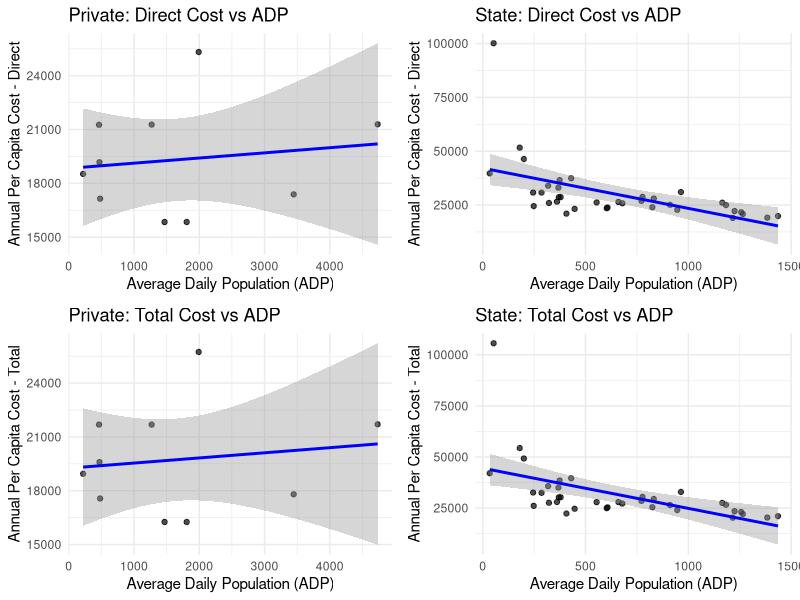
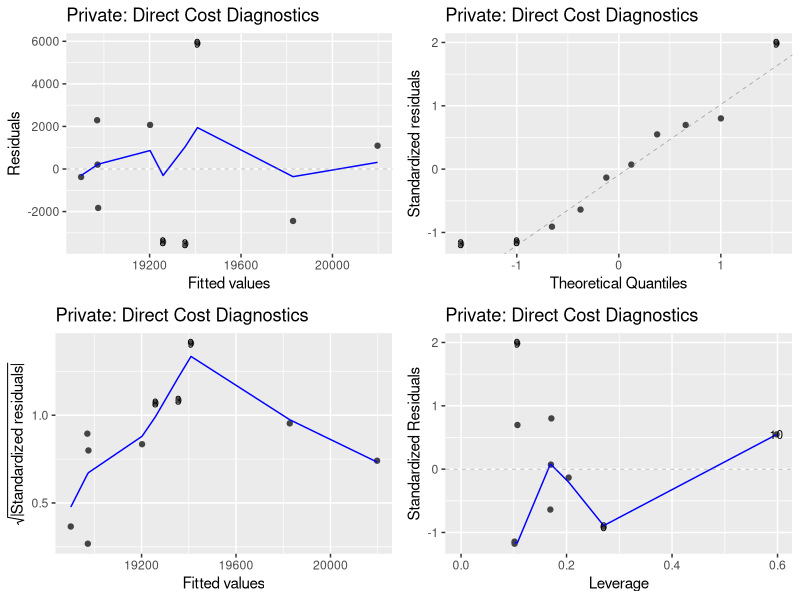
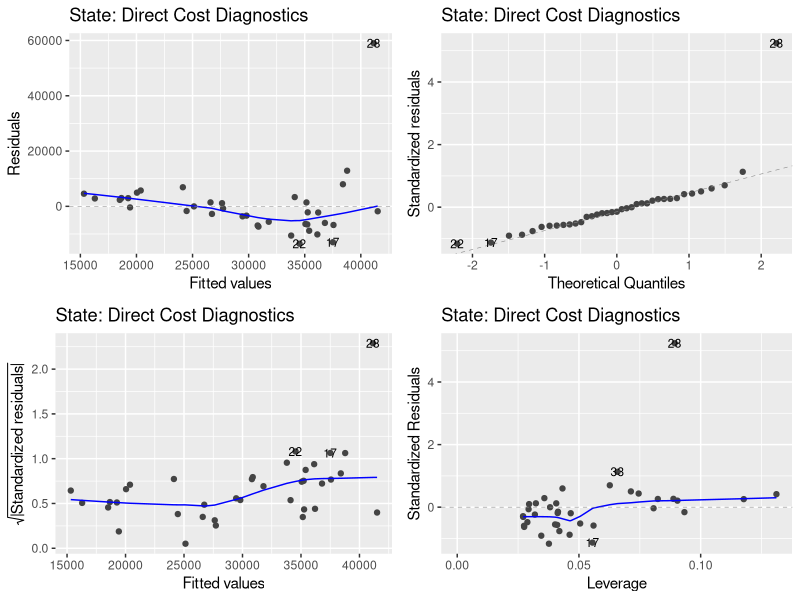

Source code (R) for these figures, in order:
library(tidyverse)
library(broom)
library(ggplot2)
library(ggpubr)
library(ggfortify)

# Load datasets
private_data <- read_csv("./Project1/data/Processed_Data/Private_Prison_Revenue.csv")
state_data <- read_csv("./Project1/data/Processed_Data/State_Prison_Revenue.csv")

# Filter for minimum and medium custody only
private_data <- private_data %>% filter(str_detect(`Prison Unit`, "Min|Med"))
state_data <- state_data %>% filter(str_detect(`Prison Unit`, "Min|Med"))


s1 <- lm(`Annual Per Capita Cost - Direct` ~ ADP, data = state_data)
s2 <- lm(`Annual Per Capita Cost - Indirect` ~ ADP, data = state_data)
s3 <- lm(`Annual Per Capita Cost - Total` ~ ADP, data = state_data)
summary(s1)
summary(s2)
summary(s3)


p1 <- lm(`Annual Per Capita Cost - Direct` ~ ADP, data = private_data)
p2 <- lm(`Annual Per Capita Cost - Indirect` ~ ADP, data = private_data)
p3 <- lm(`Annual Per Capita Cost - Total` ~ ADP, data = private_data)
summary(p1)
summary(p2)
summary(p3)

plot_regression <- function(data, model, yvar, title) {
  ggplot(data, aes(x = ADP, y = !!sym(yvar))) +
    geom_point(alpha = 0.7) +
    geom_smooth(method = "lm", se = TRUE, color = "blue") +
    labs(title = title, x = "Average Daily Population (ADP)", y = yvar) +
    theme_minimal()
}

# Generate plots
p_direct <- plot_regression(private_data, p1, "Annual Per Capita Cost - Direct", "Private: Direct Cost vs ADP")
s_direct <- plot_regression(state_data, s1, "Annual Per Capita Cost - Direct", "State: Direct Cost vs ADP")
p_total <- plot_regression(private_data, p3, "Annual Per Capita Cost - Total", "Private: Total Cost vs ADP")
s_total <- plot_regression(state_data, s3, "Annual Per Capita Cost - Total", "State: Total Cost vs ADP")

# Display
ggarrange(p_direct, s_direct, p_total, s_total, ncol = 2, nrow = 2)

# Diagnostic plots for State and Private models
autoplot(p1, label.size = 3) + ggtitle("Private: Direct Cost Diagnostics")
autoplot(s1, label.size = 3) + ggtitle("State: Direct Cost Diagnostics")

bind_rows(
  tidy(p1) %>% mutate(model = "Private Direct"),
  tidy(s1) %>% mutate(model = "State Direct"),
  tidy(p3) %>% mutate(model = "Private Total"),
  tidy(s3) %>% mutate(model = "State Total")
) %>%
  select(model, term, estimate, std.error, p.value) %>%
  knitr::kable(digits = 3)
